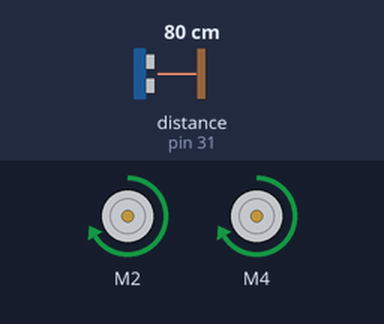
A sketch run on a simulated Arduino Mega 2560, built with avr-gcc and run on an emulated ATmega2560. On the bench: 2 × DC motor (green arrow = forward, orange = backward, longer = faster). Wiring (inferred from the names in the program): ultrasonic range finder: trigger pin 30; echo pin 31. The inputs (shaded band) are chosen by the test bench; at power-on: distance to the obstacle (sensor on pin 31) 80 cm. The echo pulse lasts 58.3 µs per cm; what the sketch prints to the serial monitor is not drawn.

Above: at 0.1 s.
Timing chart, 0 to 1.6 s (numbered marks = the images above):
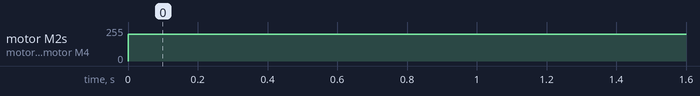

Measured:
- by itself, motor M2, motor M4: stopped → forward 200/255 at 0.00 s

The sketch:

carrinhoBeta.ino
```cpp
/*
 * A variavel i será armazenada em "uint8_t" para vizando melhor
 * processamento de memoria
 *
 * Essa variavel será responsavel pelo incremento/decremento
 * de velocidade
 */


/*******************************************************************
 * Bloco de codigo destinado ao "Set" de informações
 */
#include <AFMotor.h> // Biblioteca de controle do motor pela "Shild"

AF_DCMotor motorLft(2); // Motores da esquerda serão no pino 2 da placa
AF_DCMotor mototRgt(4); // Motores da direita serão no pino 4 da placa

//Pinos usados pelo sensor ultrasonico
const int trigPin = 30;
const int echoPin = 31;

void setup()
{
  //Seta a velocidade inicial do motor
  motorLft.setSpeed(200);
  motorLft.run(RELEASE);
  mototRgt.setSpeed(200);
  mototRgt.run(RELEASE);

  //Set de informações dos pinos utilizados pelo ultrasonico
  //O triger envia informação
  //Enquanto o Echo recebe essa inmformação
  pinMode(trigPin, OUTPUT);
  pinMode(echoPin, INPUT);

  //Inicia o monitor serial para controle da distancia
  Serial.begin(9600);
}

/*
 * *****************************************************************
 */

 /*******************************************************************
 * Bloco de codigo destinado a declaração de funções
 */
// Função para ligar os motores para frente
void ligaFrente(){
  motorLft.run(FORWARD);
  mototRgt.run(FORWARD);
}

 // Função para ligar os motores para tras
void ligaTras(){
  motorLft.run(BACKWARD);
  mototRgt.run(BACKWARD);
}

//Função que desliga motor
void deslig(){
  motorLft.run(RELEASE);
  mototRgt.run(RELEASE);
}

//Função para acelerar o carrinho até a velocidadade determinada
void aceleraAte(int velAtual, int velMax){
  uint8_t i;
  for (i=velAtual; i<velMax; i++) {
    motorLft.setSpeed(i);
    mototRgt.setSpeed(i);
    delay(10);
  }
}

/*
 * Função para desacelerar o carrinho da velocidade atual
 * até a velocidadade determinada
 */

void desaceleraAte(int velAtual, int velMin){
  uint8_t i;
  for (i=velAtual; i!=velMin; i--) {
    motorLft.setSpeed(i);
    mototRgt.setSpeed(i);
    delay(10);
  }
}


//Função de leitura do sensor ultrasonico
int lerDistancia(){
  digitalWrite(trigPin, LOW);
  delayMicroseconds(2);
  digitalWrite(trigPin, HIGH);
  delayMicroseconds(10);
  digitalWrite(trigPin, LOW);
  int distancia = pulseIn(echoPin, HIGH) / 58; // divide por 58 para converter a duração do pulso em centímetros
  return distancia;

  // Maneira de resgatar a informação no void Loop
  //int distancia = lerDistancia();
  //Serial.println(distance);
}

/*
 * *****************************************************************
 */

void loop(){

  /*
   *Primeira etapa é o veiculo se mover para frente assim que iniciado
   *Deve ser feita uma leitura constante de distancia
   *De acordo com essa distancia o veiculo deve se manter em uma distancia permanete de 10CM
   */

  ligaFrente();
  aceleraAte(255,255);
  int distancia = lerDistancia();
  Serial.println(distancia);

  /*
   * ou seja
   * caso a distancia seja maior que 10, o veiculo deve ir para frente
   */

   while(distancia > 30){
    ligaFrente();
    aceleraAte(255,255);
    int distancia = lerDistancia();
    Serial.println(distancia);
   }

   /*
    * Caso a distancia seja menor que 10, ele deve ir para tras
    */

   while(distancia < 20){
    ligaTras();
    aceleraAte(255,255);
    int distancia = lerDistancia();
    Serial.println(distancia);
   }

   /*
    * caso a distancia seja 10 ele deve ficar parado
    */
  while (distancia < 30 and distancia > 20){
    deslig();
    int distancia = lerDistancia();
    Serial.println(distancia);
  }
}
```
